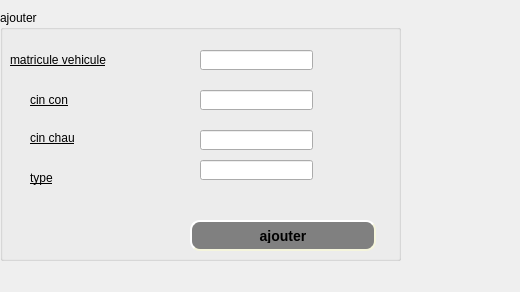
     <widget class="QWidget" name="tab_3">
      <attribute name="title">
       <string>ajouter</string>
      </attribute>
      <widget class="QLabel" name="label">
       <property name="geometry">
        <rect>
         <x>10</x>
         <y>50</y>
         <width>131</width>
         <height>20</height>
        </rect>
       </property>
       <property name="styleSheet">
        <string notr="true">font: 12pt &quot;Andalus&quot;;
text-decoration: underline;</string>
       </property>
       <property name="text">
        <string>matricule vehicule</string>
       </property>
      </widget>
      <widget class="QGroupBox" name="groupBox">
       <property name="geometry">
        <rect>
         <x>0</x>
         <y>10</y>
         <width>401</width>
         <height>251</height>
        </rect>
       </property>
       <property name="title">
        <string>ajouter</string>
       </property>
       <widget class="QLabel" name="label_2">
        <property name="geometry">
         <rect>
          <x>30</x>
          <y>80</y>
          <width>61</width>
          <height>20</height>
         </rect>
        </property>
        <property name="styleSheet">
         <string notr="true">font: 12pt &quot;Andalus&quot;;
text-decoration: underline;</string>
        </property>
        <property name="text">
         <string>cin con</string>
        </property>
       </widget>
       <widget class="QLabel" name="label_3">
        <property name="geometry">
         <rect>
          <x>30</x>
          <y>120</y>
          <width>71</width>
          <height>16</height>
         </rect>
        </property>
        <property name="styleSheet">
         <string notr="true">font: 12pt &quot;Andalus&quot;;
text-decoration: underline;</string>
        </property>
        <property name="text">
         <string>cin chau</string>
        </property>
       </widget>
       <widget class="QLabel" name="label_4">
        <property name="geometry">
         <rect>
          <x>30</x>
          <y>160</y>
          <width>61</width>
          <height>16</height>
         </rect>
        </property>
        <property name="styleSheet">
         <string notr="true">font: 12pt &quot;Andalus&quot;;
text-decoration: underline;</string>
        </property>
        <property name="text">
         <string>type</string>
        </property>
       </widget>
       <widget class="QLineEdit" name="con_vehicule">
        <property name="geometry">
         <rect>
          <x>200</x>
          <y>80</y>
          <width>113</width>
          <height>20</height>
         </rect>
        </property>
       </widget>
       <widget class="QLineEdit" name="id_vehicule">
        <property name="geometry">
         <rect>
          <x>200</x>
          <y>40</y>
          <width>113</width>
          <height>20</height>
         </rect>
        </property>
       </widget>
       <widget class="QLineEdit" name="chau_vehicule">
        <property name="geometry">
         <rect>
          <x>200</x>
          <y>120</y>
          <width>113</width>
          <height>20</height>
         </rect>
        </property>
       </widget>
       <widget class="QLineEdit" name="type_vehicule">
        <property name="geometry">
         <rect>
          <x>200</x>
          <y>150</y>
          <width>113</width>
          <height>20</height>
         </rect>
        </property>
       </widget>
       <widget class="QPushButton" name="pushButton">
        <property name="geometry">
         <rect>
          <x>190</x>
          <y>210</y>
          <width>186</width>
          <height>31</height>
         </rect>
        </property>
        <property name="styleSheet">
         <string notr="true">QPushButton#pushButton {
    background-color: grey;
    border-style: outset;
    border-width: 2px;
    border-radius: 10px;
    border-color: beige;
    font: bold 14px;
    min-width: 10em;
    padding: 6px;
}</string>
        </property>
        <property name="text">
         <string>ajouter</string>
        </property>
       </widget>
       <widget class="QLabel" name="lab_6">
        <property name="geometry">
         <rect>
          <x>0</x>
          <y>20</y>
          <width>511</width>
          <height>301</height>
         </rect>
        </property>
        <property name="text">
         <string/>
        </property>
        <property name="pixmap">
         <pixmap>../../Downloads/78634496_719301035223392_5189077133661569024_n (1).jpg</pixmap>
        </property>
       </widget>
       <zorder>lab_6</zorder>
       <zorder>label_2</zorder>
       <zorder>label_3</zorder>
       <zorder>label_4</zorder>
       <zorder>con_vehicule</zorder>
       <zorder>id_vehicule</zorder>
       <zorder>chau_vehicule</zorder>
       <zorder>type_vehicule</zorder>
       <zorder>pushButton</zorder>
      </widget>
      <widget class="QLabel" name="label_18">
       <property name="geometry">
        <rect>
         <x>-4</x>
         <y>2</y>
         <width>511</width>
         <height>281</height>
        </rect>
       </property>
       <property name="text">
        <string/>
       </property>
       <property name="pixmap">
        <pixmap>../../Downloads/76765592_3409434282430241_7790646126016724992_n.jpg</pixmap>
       </property>
      </widget>
      <zorder>label_18</zorder>
      <zorder>groupBox</zorder>
      <zorder>label</zorder>
     </widget>
